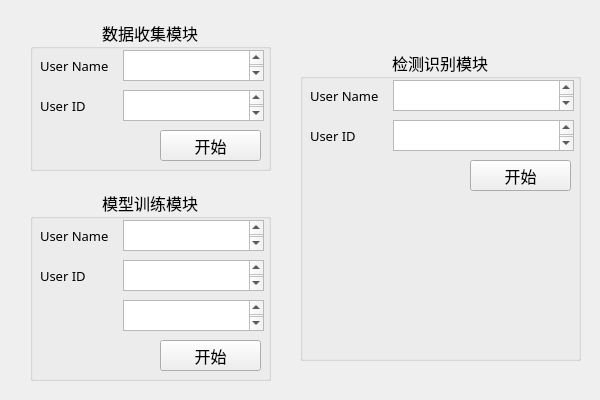
<?xml version="1.0" encoding="UTF-8"?>
<ui version="4.0">
 <class>Form</class>
 <widget class="QWidget" name="Form">
  <property name="geometry">
   <rect>
    <x>0</x>
    <y>0</y>
    <width>600</width>
    <height>400</height>
   </rect>
  </property>
  <property name="windowTitle">
   <string>Form</string>
  </property>
  <widget class="QPushButton" name="bnt_exit">
   <property name="geometry">
    <rect>
     <x>570</x>
     <y>10</y>
     <width>21</width>
     <height>21</height>
    </rect>
   </property>
   <property name="text">
    <string/>
   </property>
   <property name="icon">
    <iconset>
     <normaloff>D:/Program Files/锐捷网络/Ruijie Supplicant/resource/skin/btn_del_list_normal.bmp</normaloff>D:/Program Files/锐捷网络/Ruijie Supplicant/resource/skin/btn_del_list_normal.bmp</iconset>
   </property>
   <property name="flat">
    <bool>true</bool>
   </property>
  </widget>
  <widget class="QPushButton" name="bnt_max">
   <property name="geometry">
    <rect>
     <x>540</x>
     <y>10</y>
     <width>21</width>
     <height>21</height>
    </rect>
   </property>
   <property name="text">
    <string/>
   </property>
   <property name="icon">
    <iconset>
     <normaloff>D:/Program Files/锐捷网络/Ruijie Supplicant/resource/skin/btn_system_max_normal.bmp</normaloff>D:/Program Files/锐捷网络/Ruijie Supplicant/resource/skin/btn_system_max_normal.bmp</iconset>
   </property>
   <property name="flat">
    <bool>true</bool>
   </property>
  </widget>
  <widget class="QPushButton" name="bnt_min">
   <property name="geometry">
    <rect>
     <x>510</x>
     <y>10</y>
     <width>21</width>
     <height>21</height>
    </rect>
   </property>
   <property name="text">
    <string/>
   </property>
   <property name="icon">
    <iconset>
     <normaloff>D:/Program Files/锐捷网络/Ruijie Supplicant/resource/skin/btn_system_min_normal.bmp</normaloff>D:/Program Files/锐捷网络/Ruijie Supplicant/resource/skin/btn_system_min_normal.bmp</iconset>
   </property>
   <property name="flat">
    <bool>true</bool>
   </property>
  </widget>
  <widget class="QGroupBox" name="data">
   <property name="geometry">
    <rect>
     <x>30</x>
     <y>20</y>
     <width>241</width>
     <height>151</height>
    </rect>
   </property>
   <property name="font">
    <font>
     <family>微软雅黑</family>
     <pointsize>12</pointsize>
    </font>
   </property>
   <property name="autoFillBackground">
    <bool>true</bool>
   </property>
   <property name="title">
    <string>数据收集模块</string>
   </property>
   <property name="alignment">
    <set>Qt::AlignHCenter|Qt::AlignTop</set>
   </property>
   <property name="flat">
    <bool>true</bool>
   </property>
   <property name="checkable">
    <bool>false</bool>
   </property>
   <widget class="QLabel" name="_label_1">
    <property name="geometry">
     <rect>
      <x>10</x>
      <y>30</y>
      <width>71</width>
      <height>31</height>
     </rect>
    </property>
    <property name="font">
     <font>
      <pointsize>10</pointsize>
     </font>
    </property>
    <property name="frameShadow">
     <enum>QFrame::Plain</enum>
    </property>
    <property name="midLineWidth">
     <number>0</number>
    </property>
    <property name="text">
     <string>User Name</string>
    </property>
    <property name="textFormat">
     <enum>Qt::AutoText</enum>
    </property>
    <property name="wordWrap">
     <bool>false</bool>
    </property>
   </widget>
   <widget class="QLabel" name="_label_2">
    <property name="geometry">
     <rect>
      <x>10</x>
      <y>70</y>
      <width>71</width>
      <height>31</height>
     </rect>
    </property>
    <property name="font">
     <font>
      <pointsize>10</pointsize>
     </font>
    </property>
    <property name="text">
     <string>User ID</string>
    </property>
   </widget>
   <widget class="QTextEdit" name="textEdit_username_1">
    <property name="geometry">
     <rect>
      <x>93</x>
      <y>30</y>
      <width>141</width>
      <height>31</height>
     </rect>
    </property>
   </widget>
   <widget class="QTextEdit" name="textEdit_userid_1">
    <property name="geometry">
     <rect>
      <x>93</x>
      <y>70</y>
      <width>141</width>
      <height>31</height>
     </rect>
    </property>
   </widget>
   <widget class="QPushButton" name="btn_ok_collect">
    <property name="geometry">
     <rect>
      <x>130</x>
      <y>110</y>
      <width>101</width>
      <height>31</height>
     </rect>
    </property>
    <property name="text">
     <string>开始</string>
    </property>
   </widget>
  </widget>
  <widget class="QGroupBox" name="recognition">
   <property name="geometry">
    <rect>
     <x>300</x>
     <y>50</y>
     <width>281</width>
     <height>311</height>
    </rect>
   </property>
   <property name="font">
    <font>
     <family>微软雅黑</family>
     <pointsize>12</pointsize>
    </font>
   </property>
   <property name="autoFillBackground">
    <bool>true</bool>
   </property>
   <property name="title">
    <string>检测识别模块</string>
   </property>
   <property name="alignment">
    <set>Qt::AlignHCenter|Qt::AlignTop</set>
   </property>
   <property name="flat">
    <bool>true</bool>
   </property>
   <property name="checkable">
    <bool>false</bool>
   </property>
   <widget class="QLabel" name="_label_3">
    <property name="geometry">
     <rect>
      <x>10</x>
      <y>30</y>
      <width>71</width>
      <height>31</height>
     </rect>
    </property>
    <property name="font">
     <font>
      <pointsize>10</pointsize>
     </font>
    </property>
    <property name="frameShadow">
     <enum>QFrame::Plain</enum>
    </property>
    <property name="midLineWidth">
     <number>0</number>
    </property>
    <property name="text">
     <string>User Name</string>
    </property>
    <property name="textFormat">
     <enum>Qt::AutoText</enum>
    </property>
    <property name="wordWrap">
     <bool>false</bool>
    </property>
   </widget>
   <widget class="QLabel" name="_label_4">
    <property name="geometry">
     <rect>
      <x>10</x>
      <y>70</y>
      <width>71</width>
      <height>31</height>
     </rect>
    </property>
    <property name="font">
     <font>
      <pointsize>10</pointsize>
     </font>
    </property>
    <property name="text">
     <string>User ID</string>
    </property>
   </widget>
   <widget class="QTextEdit" name="textEdit_username_2">
    <property name="geometry">
     <rect>
      <x>93</x>
      <y>30</y>
      <width>181</width>
      <height>31</height>
     </rect>
    </property>
   </widget>
   <widget class="QTextEdit" name="textEdit_userid_2">
    <property name="geometry">
     <rect>
      <x>93</x>
      <y>70</y>
      <width>181</width>
      <height>31</height>
     </rect>
    </property>
   </widget>
   <widget class="QPushButton" name="btn_ok_re">
    <property name="geometry">
     <rect>
      <x>170</x>
      <y>110</y>
      <width>101</width>
      <height>31</height>
     </rect>
    </property>
    <property name="text">
     <string>开始</string>
    </property>
   </widget>
  </widget>
  <widget class="QGroupBox" name="train">
   <property name="geometry">
    <rect>
     <x>30</x>
     <y>190</y>
     <width>241</width>
     <height>191</height>
    </rect>
   </property>
   <property name="font">
    <font>
     <family>微软雅黑</family>
     <pointsize>12</pointsize>
    </font>
   </property>
   <property name="autoFillBackground">
    <bool>true</bool>
   </property>
   <property name="title">
    <string>模型训练模块</string>
   </property>
   <property name="alignment">
    <set>Qt::AlignHCenter|Qt::AlignTop</set>
   </property>
   <property name="flat">
    <bool>true</bool>
   </property>
   <property name="checkable">
    <bool>false</bool>
   </property>
   <widget class="QLabel" name="_label_5">
    <property name="geometry">
     <rect>
      <x>10</x>
      <y>30</y>
      <width>71</width>
      <height>31</height>
     </rect>
    </property>
    <property name="font">
     <font>
      <pointsize>10</pointsize>
     </font>
    </property>
    <property name="frameShadow">
     <enum>QFrame::Plain</enum>
    </property>
    <property name="midLineWidth">
     <number>0</number>
    </property>
    <property name="text">
     <string>User Name</string>
    </property>
    <property name="textFormat">
     <enum>Qt::AutoText</enum>
    </property>
    <property name="wordWrap">
     <bool>false</bool>
    </property>
   </widget>
   <widget class="QLabel" name="_label_6">
    <property name="geometry">
     <rect>
      <x>10</x>
      <y>70</y>
      <width>71</width>
      <height>31</height>
     </rect>
    </property>
    <property name="font">
     <font>
      <pointsize>10</pointsize>
     </font>
    </property>
    <property name="text">
     <string>User ID</string>
    </property>
   </widget>
   <widget class="QTextEdit" name="textEdit_username_3">
    <property name="geometry">
     <rect>
      <x>93</x>
      <y>30</y>
      <width>141</width>
      <height>31</height>
     </rect>
    </property>
   </widget>
   <widget class="QTextEdit" name="textEdit_userid_3">
    <property name="geometry">
     <rect>
      <x>93</x>
      <y>70</y>
      <width>141</width>
      <height>31</height>
     </rect>
    </property>
   </widget>
   <widget class="QPushButton" name="btn_ok_train">
    <property name="geometry">
     <rect>
      <x>130</x>
      <y>150</y>
      <width>101</width>
      <height>31</height>
     </rect>
    </property>
    <property name="text">
     <string>开始</string>
    </property>
   </widget>
   <widget class="QTextEdit" name="textEdit_none">
    <property name="geometry">
     <rect>
      <x>93</x>
      <y>110</y>
      <width>141</width>
      <height>31</height>
     </rect>
    </property>
   </widget>
  </widget>
  <zorder>bnt_exit</zorder>
  <zorder>bnt_max</zorder>
  <zorder>bnt_min</zorder>
  <zorder>data</zorder>
  <zorder>label</zorder>
  <zorder>recognition</zorder>
  <zorder>train</zorder>
 </widget>
 <resources/>
 <connections/>
</ui>
